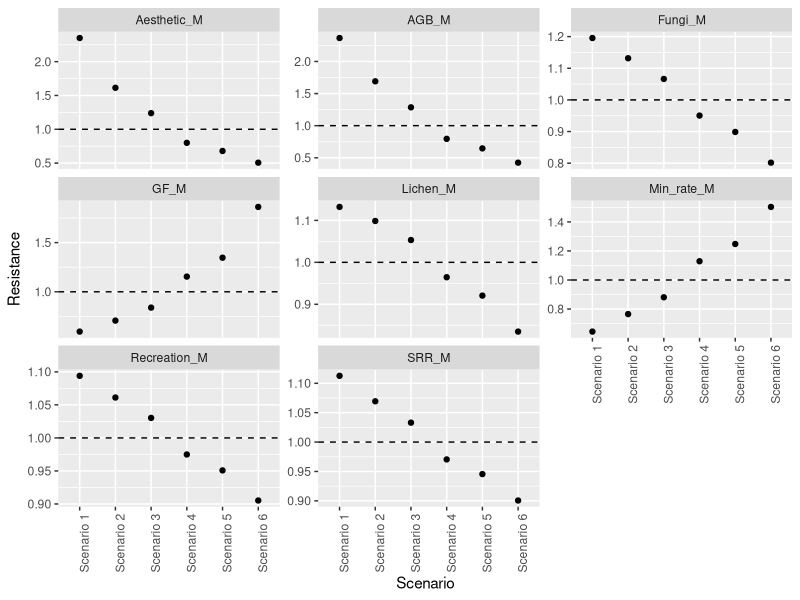
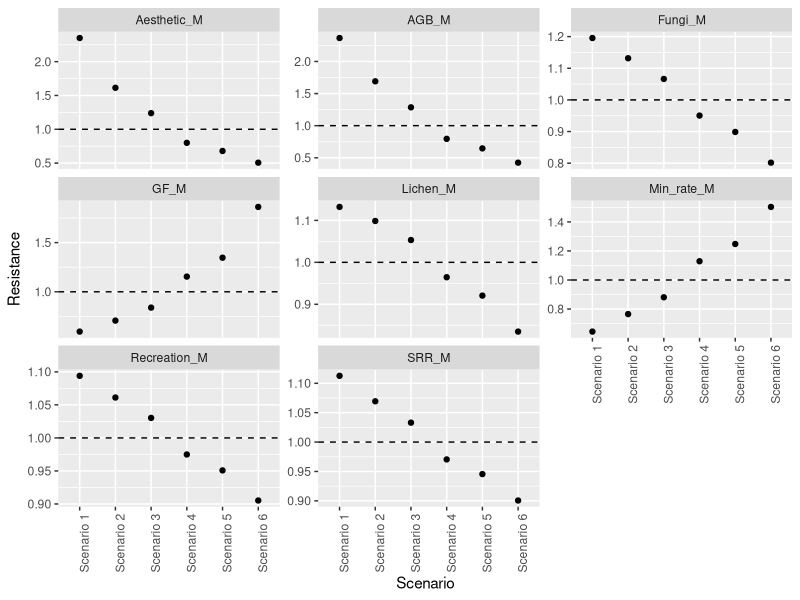

The R script that drew these images, in order: (Note: this script raises an error after producing the figures.)
#script to calculate the resistance and recovery for different ecosystem services
#at the landscape scale

#load packages
library(ggplot2)

Eco_summary<-read.csv("Data/R_output/Ecoregion_summary.csv")

Sc<-Eco_summary$Scenario
Un_Scen<-unique(Sc)

Res_summary<-NULL
for (i in 1:length(Un_Scen)){
  Scen_sub<-subset(Eco_summary,Scenario==Un_Scen[i])
  for (y in seq(4,18,by = 2)){
    Resistance<-data.frame(Scenario=unique(Scen_sub$Scenario),Variable=colnames(Scen_sub[y]),
                             Resistance=1-((2*(Scen_sub[1,y]-Scen_sub[6,y]))/(Scen_sub[1,y]+(Scen_sub[1,y]-Scen_sub[6,y]))))
    Res_summary<-rbind(Resistance,Res_summary)
  }
}


P1<-ggplot(Res_summary,aes(x=Scenario,y=Resistance))+geom_point()+facet_wrap(~Variable,scales = "free_y")+geom_hline(yintercept=1,lty=2)
P1+theme(axis.text.x = element_text(angle = 90))
ggsave("Figures/Resistance.pdf",width = 8,height = 6,units = "in",dpi = 400)

#recovery
#calculate the rate of recovery and how long it takes

Recovery_summary<-NULL
for (i in 1:length(Un_Scen)){
  Scen_sub<-subset(Eco_summary,Scenario==Un_Scen[i])
  for (j in seq(4,18,by = 2)){
    for (k in 2:nrow(Scen_sub)){
    Recovery<-data.frame(Scenario=unique(Scen_sub$Scenario),Variable=colnames(Scen_sub[j]),
                         Time=Scen_sub[k,2],
                           Resistance=1-((2*(Scen_sub[1,j]-Scen_sub[5,j]))/(Scen_sub[1,j]+(Scen_sub[1,j]-Scen_sub[5,j]))),
                           Recovery=(((2*(Scen_sub[1,j]-Scen_sub[5,j]))/
                               ((Scen_sub[1,j]-Scen_sub[5,j])+
                                  (Scen_sub[1,j]-Scen_sub[k,j])))-1)/
                           (Scen_sub[k,2]-Scen_sub[j,2]))
    Recovery_summary<-rbind(Recovery,Recovery_summary)
  }
}
}

head(Recovery_summary)
